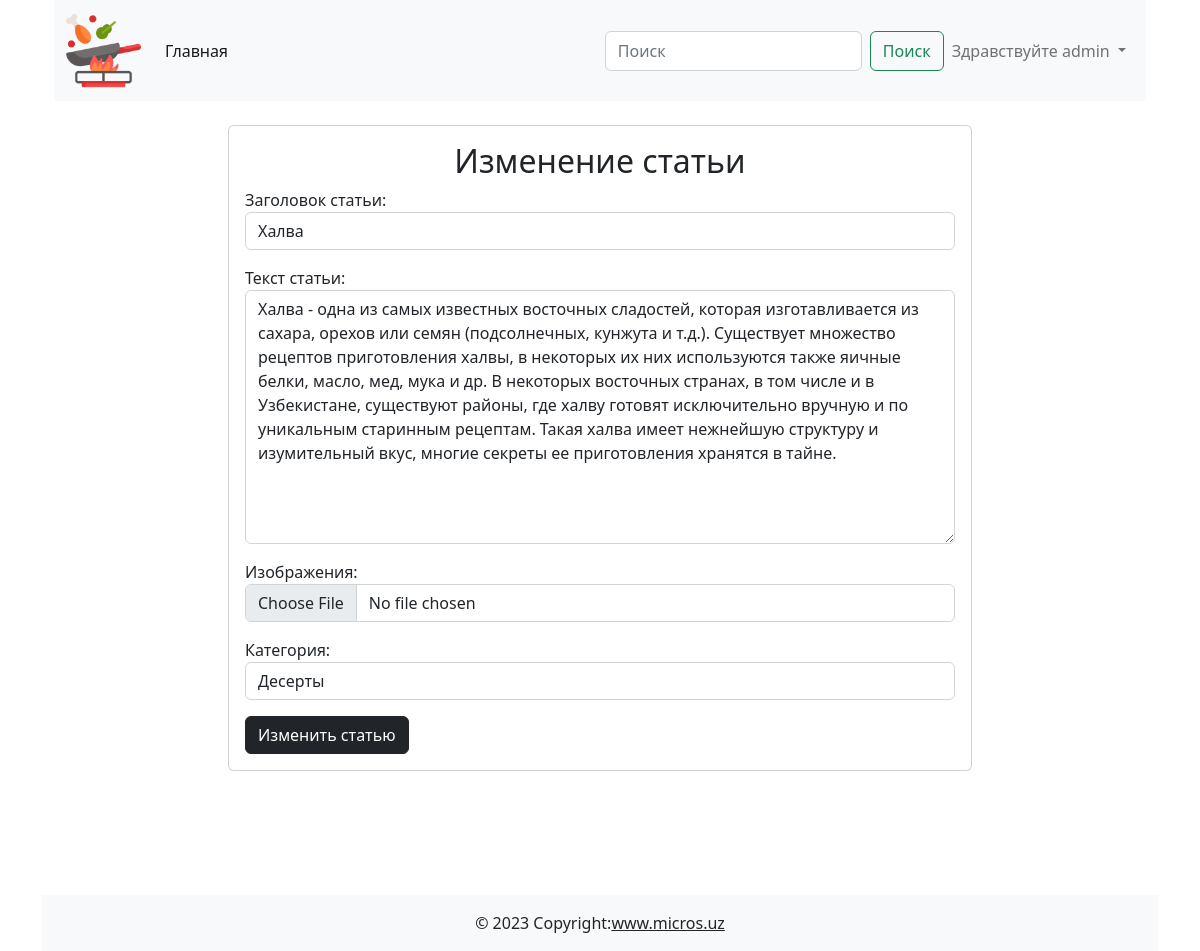
Screenshot of /post/3/update/ (signed in) with the database file from the repository.
### cooking/models.py (models this page shows, shortened)
class Post(models.Model):
    title = models.CharField(max_length=255, verbose_name='Заголовок статьи')
    content = models.TextField(default='Скоро тут будет статья...', verbose_name='Текст статьи')
    created_at = models.DateTimeField(auto_now_add=True, verbose_name='Дата создания')
    updated_at = models.DateTimeField(auto_now=True, verbose_name='Дата обновления')
    photo = models.ImageField(upload_to='photos/', blank=True, null=True, verbose_name='Изображения')
    watched = models.IntegerField(default=0, verbose_name='Просмотры')
    is_published = models.BooleanField(default=True, verbose_name='Публикация')
    category = models.ForeignKey(Category, on_delete=models.CASCADE, related_name='posts', verbose_name='Категория')
    author = models.ForeignKey(User, default=None, null=True, blank=True, on_delete=models.CASCADE)
    class Meta:
        verbose_name = 'Пост'
        verbose_name_plural = 'Посты'

class Category(models.Model):
    title = models.CharField(max_length=255, verbose_name='Название категории')
    def __str__(self):
        return self.title
    class Meta:
        verbose_name = 'Категория'
        verbose_name_plural = 'Категории'

### cooking/views.py (the view)
# urls.py: path('post/<int:pk>/update/', PostUpdate.as_view(), name='post_update'),
class PostUpdate(UpdateView):
    model = Post
    form_class = PostAddForm
    template_name = 'cooking/article_add_form.html'

### cooking/forms.py
class PostAddForm(forms.ModelForm):
    class Meta:
        model = Post
        fields = ('title', 'content', 'photo', 'category')
        widgets = {
            'title': forms.TextInput(attrs={'class': 'form-control'}),
            'content': forms.Textarea(attrs={'class': 'form-control'}),
            'photo': forms.FileInput(attrs={'class': 'form-control'}),
            'category': forms.Select(attrs={'class': 'form-control'})
        }

### cooking/templates/cooking/article_add_form.html (shortened to what this page needs)
{% extends 'base.html' %}
{% block main %}
<div class="d-flex justify-content-center">
    <div class="card col-8 mb-4 mt-4">
        <div class="card-body">
            <h2 class="text-center">
                {% if 'update' in request.path %}
                Изменение статьи
                {% else %}
                Добавление новой статьи
                {% endif %}
            </h2>
            <form action="" method="post" enctype="multipart/form-data">
                {{ form.as_p }}
                <button class="btn btn-dark" type="submit">
                    {% if 'update' in request.path %}
                    Изменить статью
                    {% else %}
                    Добавить статью
                    {% endif %}
                </button>
            </form>
        </div>
    </div>
</div>
{% endblock main %}

### templates/components/_navbar.html (shortened to what this page needs)
{% load static %}
<header>
    <div class="container">
        <nav class="navbar navbar-expand-lg bg-light">
            <div class="container-fluid">
                <a class="navbar-brand" href="#!">
                    <img src="{% static 'img/img.png' %}" width="75" alt="">
                </a>
                <div class="collapse navbar-collapse" id="navbarSupportedContent">
                    <ul class="navbar-nav me-auto mb-2 mb-lg-0">
                        <li class="nav-item"><a class="nav-link active" aria-current="page" href="{% url 'index' %}">Главная</a>
                        </li>
                    </ul>
                    <div class="d-flex">
                        <form class="d-flex" role="search" method="get" action="{% url 'search' %}">
                            <input name="q" class="form-control me-2" type="search" placeholder="Поиск"
                                   aria-label="Поиск">
                            <button class="btn btn-outline-success" type="submit">Поиск</button>
                        </form>
                        <ul class="navbar-nav me-auto mb-2 mb-lg-0">
                            {% if not request.user.is_authenticated %}
                            <li class="nav-item">
                                <a class="nav-link active" aria-current="page" href="{% url 'login' %}">Войти</a>
                            </li>
                            <li class="nav-item">
                                <a class="nav-link active" aria-current="page" href="{% url 'register' %}">Зарегистрироваться</a>
                            </li>
                            {% else %}
                            <li class="nav-item dropdown">
                                <a class="nav-link dropdown-toggle" href="#" id="navbarDropdown" role="button"
                                   data-bs-toggle="dropdown" aria-expanded="false">
                                    Здравствуйте {{ request.user.username }}
                                </a>
                            </li>
                            {% endif %}
                        </ul>
                    </div>
                </div>
            </div>
        </nav>
    </div>
</header>

### rows the page displays
Post: title "Халва", content "Халва - одна из самых известных восточных сладостей, которая изготавливается из сахара, орехов или семян (подсолнечных, кунжута и т.д.). Существует множество рецептов приготовления халвы, в некоторых их них используются также яичные белки, масло, мед, мука и др. В некоторых восточных странах, в том числе и в Узбекистане, существуют районы, где халву готовят исключительно вручную и по уникальным старинным рецептам. Такая халва имеет нежнейшую структуру и изумительный вкус, многие секреты ее приготовления хранятся в тайне.", category "Десерты"

### other values shown
{{ request.user.username }} "admin"
